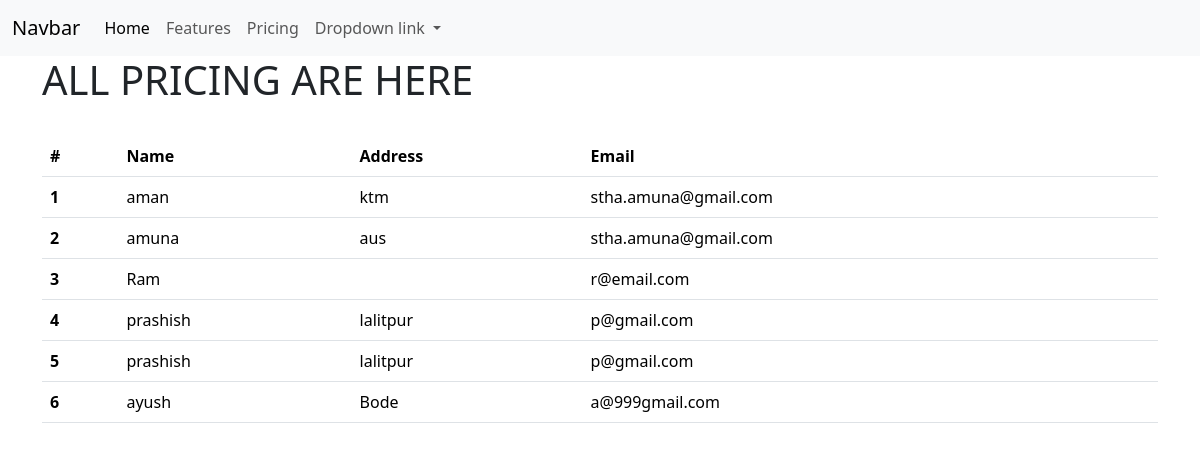
The page /pricing/ on the database its author committed.
### myapp/models.py (models this page shows)
class Student(models.Model):
    name = models.CharField(max_length=20)
    age = models.IntegerField()
    address = models.CharField(max_length=50)
    email = models.EmailField(max_length=20)
    classroom = models.ForeignKey(ClassRoom, on_delete=models.CASCADE, related_name="classroom_students", null=True, blank=True)

### myapp/views.py (the view)
# urls.py: path("pricing/", temp_inherit_pricing, name='temp_inherit_pricing'),
def temp_inherit_pricing(request):
    students = Student.objects.all()
    return render(request, template_name='myapp/temp_inherit_pricing.html',
                  context={"students": students})

### myapp/templates/myapp/temp_inherit_pricing.html
{% extends 'myapp/base.html' %}
{% block content %}
 <h1> ALL PRICING ARE HERE</h1>
<br>
<table class="table">
  <thead>
    <tr>
      <th scope="col">#</th>
      <th scope="col">Name</th>
      <th scope="col">Address</th>
      <th scope="col">Email</th>
    </tr>
  </thead>
  <tbody>
  {% for student in students %}
    <tr>
      <th scope="row">{{ forloop.counter }}</th>
      <td>{{ student.name }}</td>
      <td>{{ student.address }}</td>
      <td>{{ student.email }}</td>
    </tr>
  {% endfor %}
  </tbody>
</table>
{% endblock %}

### myapp/templates/myapp/base.html (shortened to what this page needs)
<!DOCTYPE html>
<html lang="en">
<head>
    <link href="https://cdn.jsdelivr.net/npm/bootstrap@5.3.2/dist/css/bootstrap.min.css" rel="stylesheet">
</head>
<body>
<nav class="navbar navbar-expand-lg bg-body-tertiary">
  <div class="container-fluid">
    <a class="navbar-brand" href="#">Navbar</a>
    <div class="collapse navbar-collapse" id="navbarNavDropdown">
      <ul class="navbar-nav">
        <li class="nav-item">
          <a class="nav-link active" aria-current="page" href="{% url 'temp_inherit_home' %}">Home</a>
        </li>
        <li class="nav-item">
          <a class="nav-link" href="{% url 'temp_inherit_features' %}">Features</a>
        </li>
        <li class="nav-item">
          <a class="nav-link" href="{% url 'temp_inherit_pricing' %}">Pricing</a>
        </li>
        <li class="nav-item dropdown">
          <a class="nav-link dropdown-toggle" href="#" role="button" data-bs-toggle="dropdown" aria-expanded="false">
            Dropdown link
          </a>
        </li>
      </ul>
    </div>
  </div>
</nav>
<div class="container">
    {% block content %}
{% endblock %}
</div>
</body>
</html>

### rows shown on the page
Student: name "aman", address "ktm", email "stha.amuna@gmail.com"
Student: name "amuna", address "aus", email "stha.amuna@gmail.com"
Student: name "Ram", email "r@email.com"
Student: name "prashish", address "lalitpur", email "p@gmail.com"
Student: name "prashish", address "lalitpur", email "p@gmail.com"
Student: name "ayush", address "Bode", email "a@999gmail.com"
